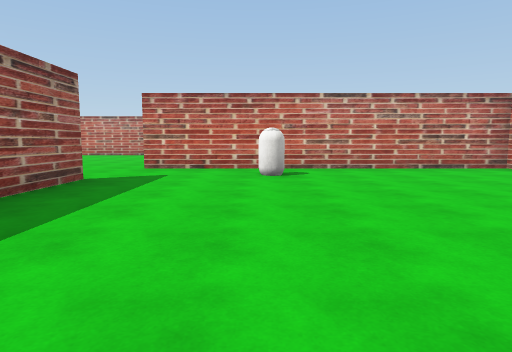
View 1 (above)

24 first-person views from a walk through a scene from a Unity 3-D project. The camera is 1.3 m above the floor, tilts 6° down and sees 75° across. The floor is counted in squares, 2 m on a side. Each view is taken from the middle of a square. On the plan, view 1 faces up. The plan holds only what a view shows up to about 10 squares ahead; the rest is blank. The place goes on beyond the plan. The player character is not drawn. Some surface patterns are stand-ins.

View 2
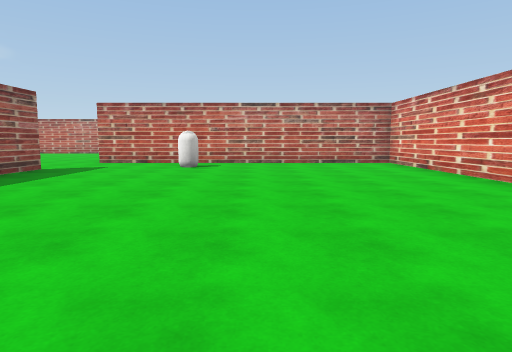

View 3
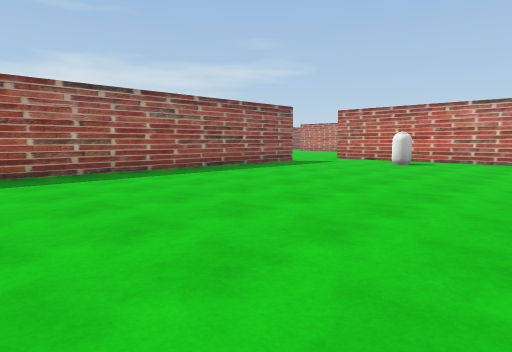

View 4
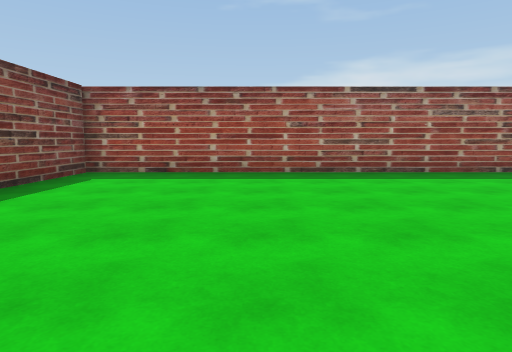

View 5
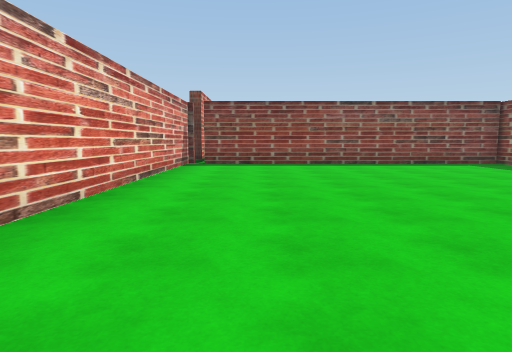

View 6
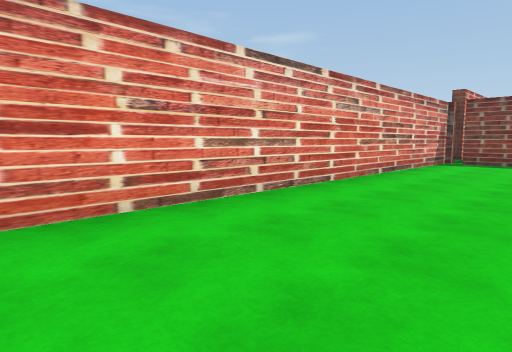

View 7
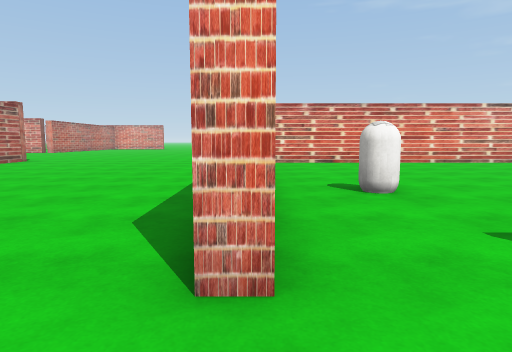

View 8
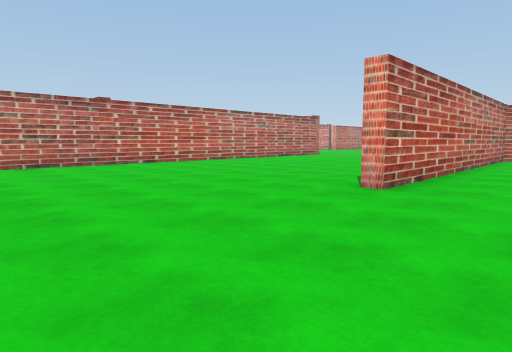

View 9
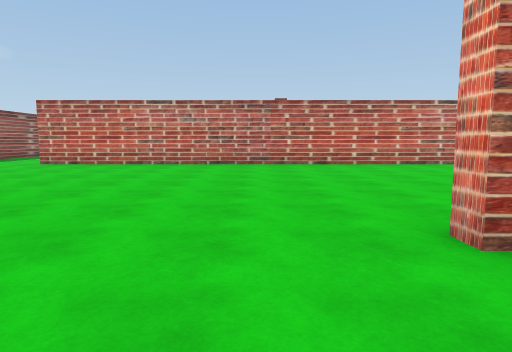

View 10
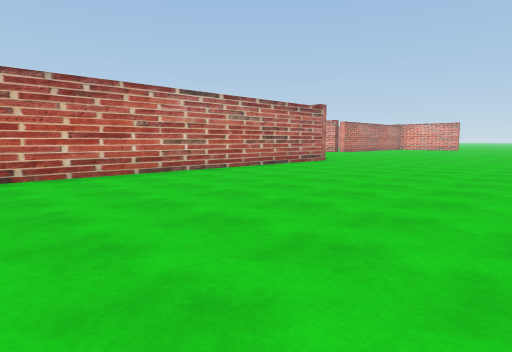

View 11
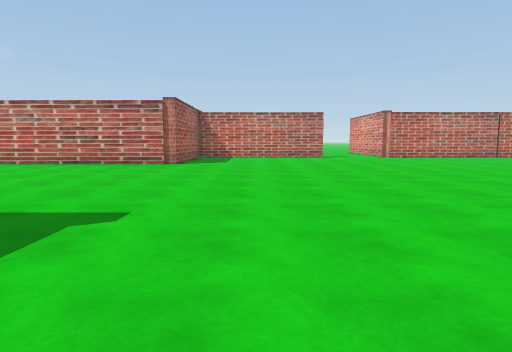

View 12
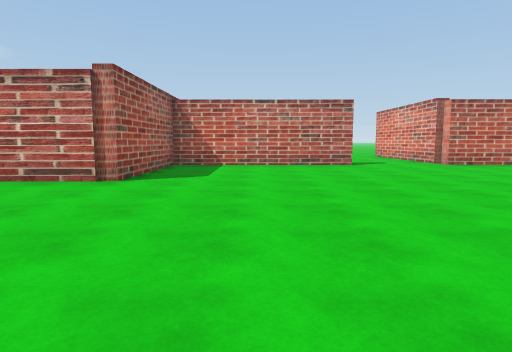

View 13
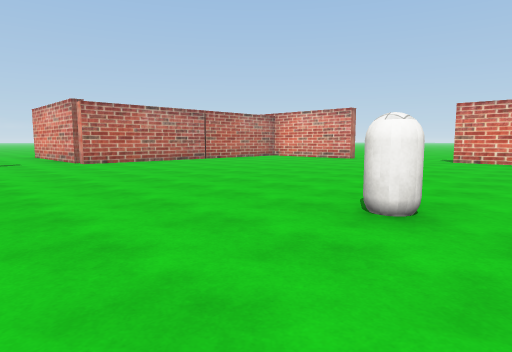

View 14
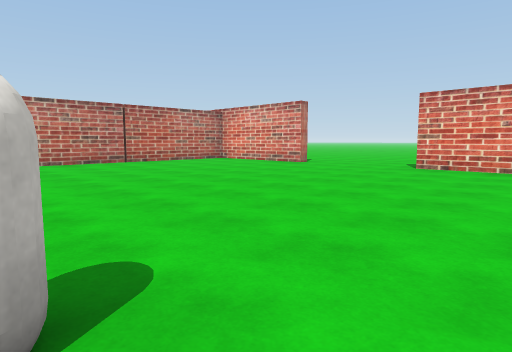

View 15
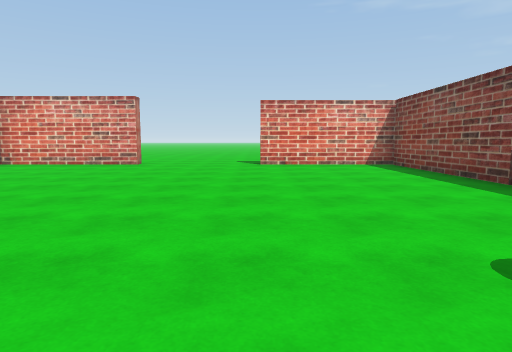

View 16
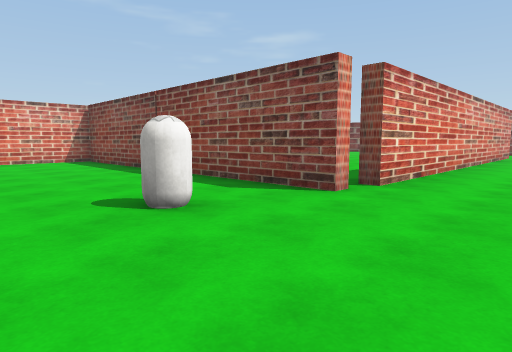

View 17
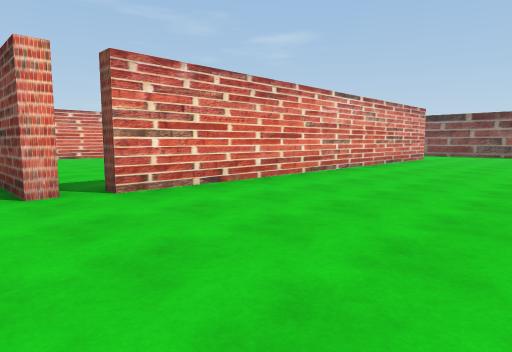

View 18
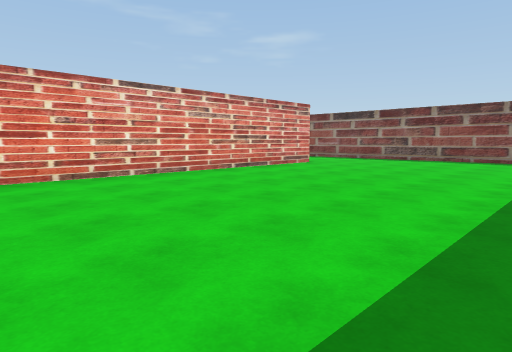

View 19
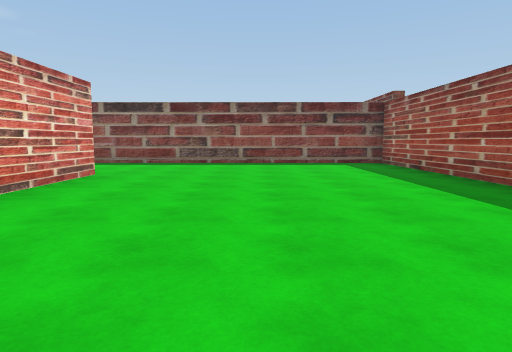

View 20
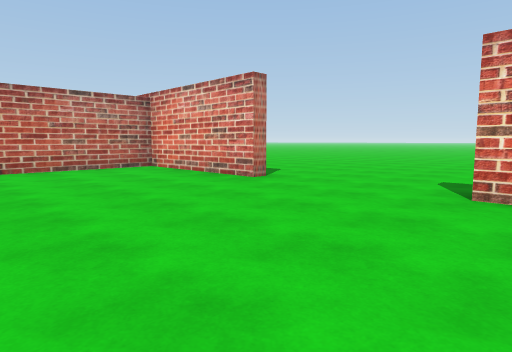

View 21
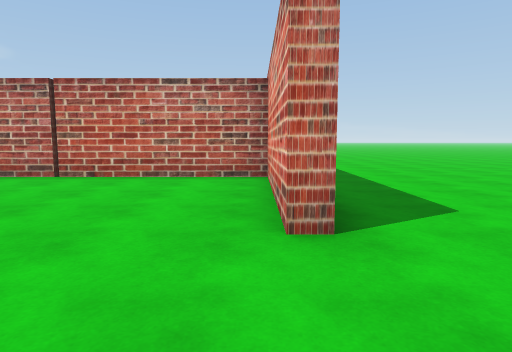

View 22
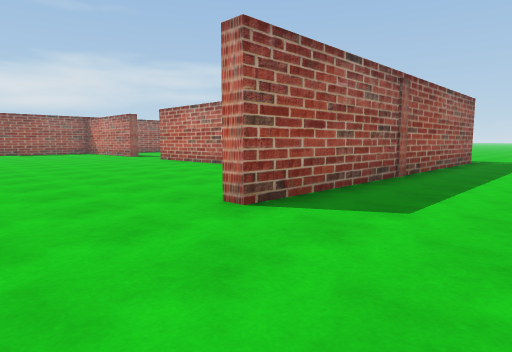

View 23
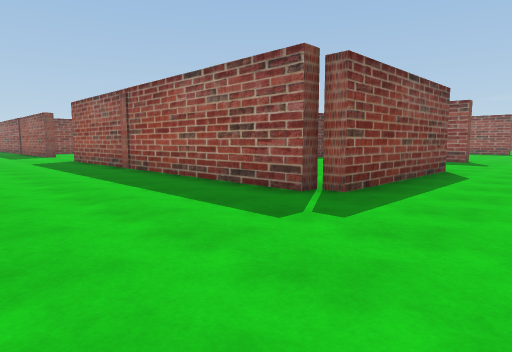

View 24
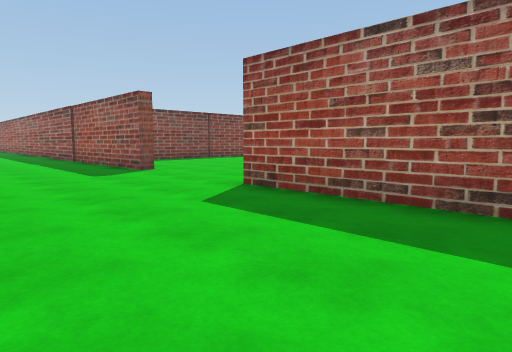

### Floor plan
Points are (right, up) in squares from view 1. A wall is a line through its corners. A room is listed if a view was taken in it or the views show most of it. See-through windows are left out.
Room 1 (views 1, 2, 3, 4, 5, 6)
walls: (-2.9, 5.8) (-2.9, -6.5) (5.5, -6.5); (6, -7.1) (6, 7.9) (-2.7, 7.9)
ways out: opening at (-3.5, 6.5) to room 2
objects: other object (0, 6)
Room 2 (views 7, 8, 9, 10, 11, 12, 13, 14, 15, 16, 17, 18, 19, 20, 21, 22, 23, 24)
walls: (13.2, 8.2) (22.2, 8.2) (22.2, 11.9) (22.5, 11.9) (22.5, 8.1); (6.3, -1.8) (6.3, -6.8) (11.6, -6.8); (13.1, -3.5) (13.1, 7.3) (13.5, 7.3); (-2.7, 7.9) (-2.7, 8.4); (11.6, 19) (6.8, 19) (6.8, 15.3) (-8.5, 15.3); (18, 24.8) (22.2, 24.8) (22.2, 24.4) (22.5, 24.4) (22.5, 15.3) (22.2, 15.3) (22.2, 19) (14.1, 19)
ways out: opening at (-3.5, 6.5) to room 1; opening at (12.5, 19); opening at (12.7, -5); opening at (18.5, 26.5)
objects: other object (14, 10)

Positions as (right, up) in squares from view 1, and headings:
1: (0, 0), facing up
2: (2, -2), facing up
3: (4, -3), facing up-left
4: (4, -3), facing left
5: (4, 3), facing down
6: (3, 4), facing down-right
7: (-4, 8), facing right
8: (-7, 6), facing up-right
9: (-4, 6), facing up
10: (-3, 9), facing up-right
11: (9, 6), facing up
12: (9, 10), facing up
13: (11, 9), facing up-right
14: (14, 9), facing up-right
15: (13, 12), facing right
16: (11, 12), facing down-right
17: (9, 9), facing down-right
18: (7, 5), facing down-right
19: (10, 3), facing down
20: (18, 11), facing up-right
21: (22, 13), facing up
22: (25, 13), facing up-left
23: (26, 27), facing down-left
24: (26, 19), facing down-left
